Frame 1 (no input): blank canvas, image omitted
Frame 60 (no input): blank canvas, image omitted
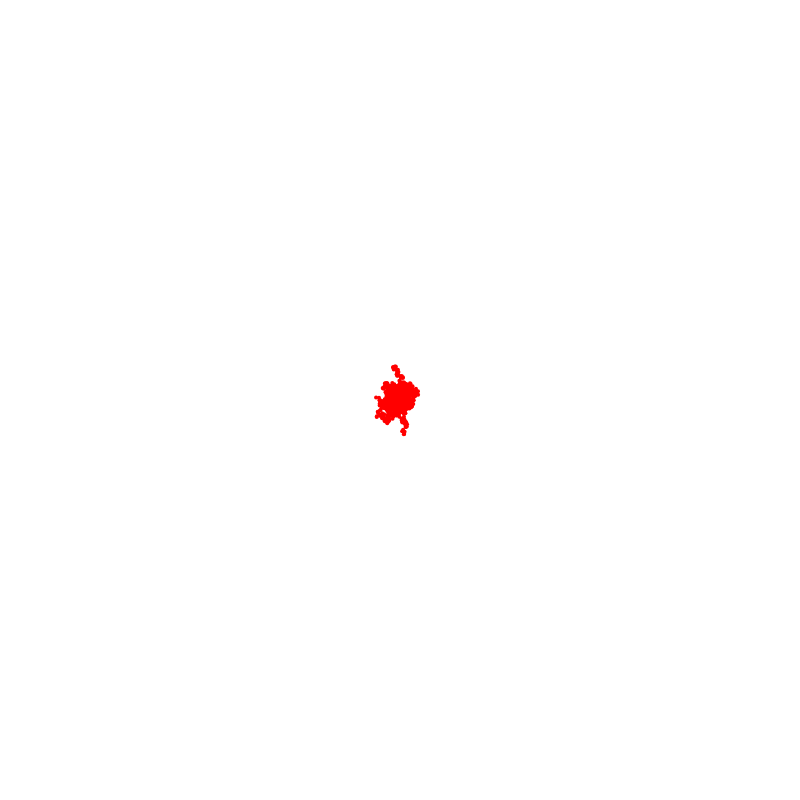
Frame 120 (the mouse pressed at the canvas centre since frame 60)

The p5.js sketch whose frames 1 and 60 were blank and that drew this single picture after the mouse press (run headless with seeded random() and noise() and a simulated clock; from frame 60 on, the mouse is pressed at the canvas centre):

// p5.js sketch
// ── sketch.js
var x = [];
var y = [];
var colors = [];

function setup() {
  createCanvas(800, 800);
}

function draw() {
  //background(0);

  if (mouseIsPressed) {
    x.push(mouseX);
    y.push(mouseY);
    colors.push("red");
  }

  if (keyIsPressed) {
    x.push(mouseX);
    y.push(mouseY);
    colors.push("black");
  }
  
  strokeWeight(4);
  
  for (var i=0; i < x.length; i=i+1) {
    // drawing to the screen
    stroke(colors[i]);
    point(x[i], y[i]);
    
    // change the point a little bit for next time
    x[i] = x[i] + random(-3, 3);
    y[i] = y[i] + random(-3, 3);
  }
}
// ── style.css
html, body {
  margin: 0;
  padding: 0;
}
canvas {
  display: block;
}

html {
	font-family: monospace;
}
